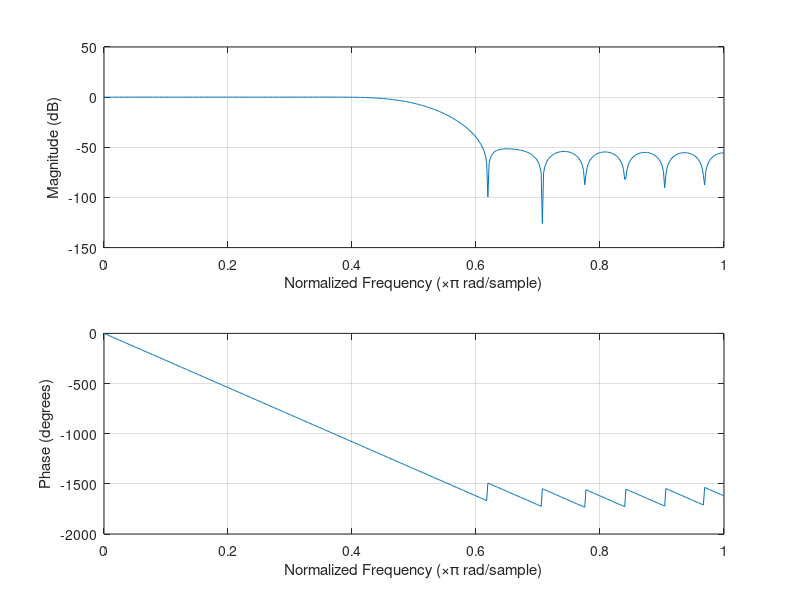

The MATLAB script that drew this image:
% Coeficientes del filtro
M=31

% Frecuencias de muestreo y corte
Fs=8000
Fc=2000
wc=Fc/(Fs/2)

h = fir1(M-1, wc, hamming(M))

freqz(h,1)
